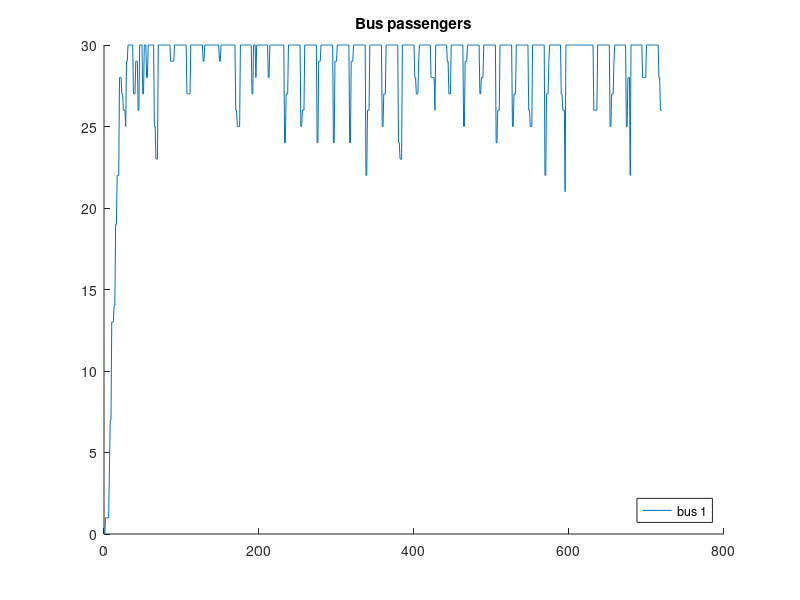
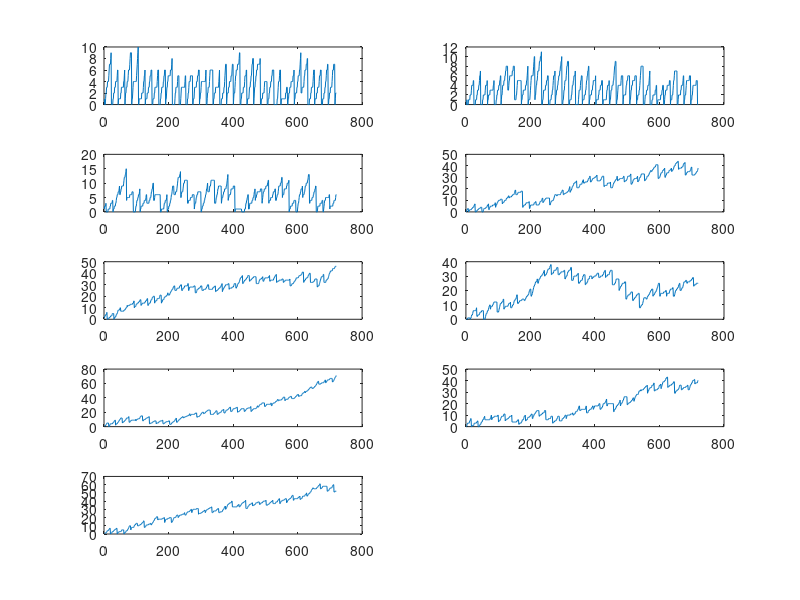

Here is the MATLAB script that generated these plots, in order:
clc
clear
seed = 14;
rng(seed)

% Initialize parameters
%1.1000000000000000000000000000000000000


% Time between stops
t_stops = [2 4 7 8 10 13 15 17 20]; % Use real data t = mins

% ith element represents the time
% distance between the ith and ith+1
% stop
num_stops = length(t_stops);



%% 1.20000000000000000000000000000000000000000000000
% figure out distribution later on

passenger_queue = cell(1,num_stops);
% Length = Numbers of passengers going to different stops

% Numbers dictate how many stops from starting point
% [BBDCCBCD] in screenshot

%% 1.300000000000000000000000000000000000000000000
% Initialize Bus position
% To be edited

bus_location = [0]; % Numbers are distance from first stop
num_bus = length(bus_location);


%% 1.400000000000000000000000000000000000000000000
% Initialize Sequence of passengers on busses

bus_passenger = {};
bus_size = 30;

bus_passenger = cell(1,num_bus);


% Each row represents a bus, bus has 10 seats
% Numbers in matrix will be changing in for 1.4

%bus_passenger(1,1:length(passenger_queue_a)) = [passenger_queue_a]
% Same as 1.2



%bus(1,:) == 0

%% 1.5

% Passenger to bus loop

data = cell(num_bus + num_stops + 1, 2);
data{1,1} = "Time";
for bus_graph = 1:num_bus
    data{1+bus_graph,1} = "Bus " + bus_graph;
end

for stop_graph = 1:num_stops
    data{1+bus_graph+stop_graph,1} = "Stop " + stop_graph;
end



% For graphing info, refer to version 12

% Loop
for t = 1:720
    
    
    %Update bus location
    bus_location(1,1) = bus_location(1,1) + 1;
    
    
    % bus_loop_true_false, loops if bus location == sum of t_stops
    bus_loop_true_false = bus_location(1,:) == t_stops(end)+1;
    k = find(bus_loop_true_false);
    % k is arbritrary constant
    bus_location(k) = 0;

    bus_loop_true_false = bus_location(1,:) == -1;
    k = find(bus_loop_true_false);
    bus_location(k) = t_stops(end);

    
    
    
    for stop_passenger_generation = 1:num_stops
        TruFals = randi(3);
        
        if TruFals == 1
            passenger_queue{stop_passenger_generation}(end+1) = rem(round(normrnd(5,3))+ stop_passenger_generation,10);
            
            while passenger_queue{stop_passenger_generation}(end) < 1 
                passenger_queue{stop_passenger_generation}(end) = 1;
            end
            
            while passenger_queue{stop_passenger_generation}(end) > num_stops
                passenger_queue{stop_passenger_geneartion}(end) = num_stops;
            end
            
        end
        
    end
    
%%%%%%%%%%%%%%%%%

    
    
    
    
    % when busses arrive to stops
    for bus = 1:num_bus
        
       %Checks one by one bus is at which stop
       for stop = 1:num_stops
          if bus_location(bus) == t_stops(stop)
              
              fprintf("bus %i arrived at stop %i at time %i \n", bus, stop, t);
              %^ Print string to see if code is working
              
              
              % Passengers leave bus
                for j = stop
                    % Finds passengers that get off at stop (index of passenger)
                    arrived_passengers = find(bus_passenger{bus} == j);
                    if isempty(arrived_passengers) == 0
                        bus_passenger{bus}(arrived_passengers) = []; 
                    end
                end
                
                empty_seats = bus_size - length(bus_passenger{bus});
                % Passengers go on bus
                if empty_seats > length(passenger_queue{stop})
                    bus_passenger{bus} = [bus_passenger{bus},passenger_queue{stop}];
                    passenger_queue{stop} = [];
                else
                    % Only people who are first in queue that can fill bus
                    % will get on
                    bus_passenger{bus} = [bus_passenger{bus},passenger_queue{stop}(1:empty_seats)];
                    passenger_queue{stop}(1:empty_seats) = [];
                    
                    
                end
          end
       end           
    end
    
    data{1,2}(end+1) = t;
    for bus_graph = 1:num_bus
        data{1+bus_graph,2}(end+1) = sum(length(find(bus_passenger{bus_graph})));;
    end

    for stop_graph = 1:num_stops
        data{1+bus_graph+stop_graph,2}(end+1) = sum(length(find(passenger_queue{stop_graph})));
    end    
    
   
    
    

end

%%

%% 1.6 
% Graphing
subplot(1,1,1)
    for graph = 2:1+num_bus
        hold on
        plot(data{1,2},data{graph,2});
        bus_data = trapz(data{1,2},data{graph,2});
        
    end
    hold off
    legend({'bus 1', 'bus 2'},'location','southeast')
    title('Bus passengers')
    

    saveas(gcf, ['cw_bus_' num2str(seed) '.png'])

%%
for fig = 1:num_stops
    subplot(5,2,fig)

       plot(data{1,2},data{fig+2,2});
    

end


saveas(gcf, ['cw_stop_' num2str(seed) '.png'])


%% save

save(['cw_' num2str(seed)])

%% Notes
% 1 and -1 for direction
% 1 bus cw
% 1 bus ccw
% 2 bus both cw
% 2 bus both ccw
% 2 bus one cw one ccw
% 3 bus all ccw

% Separate graphs for stops
% Save data into .fig and .mat